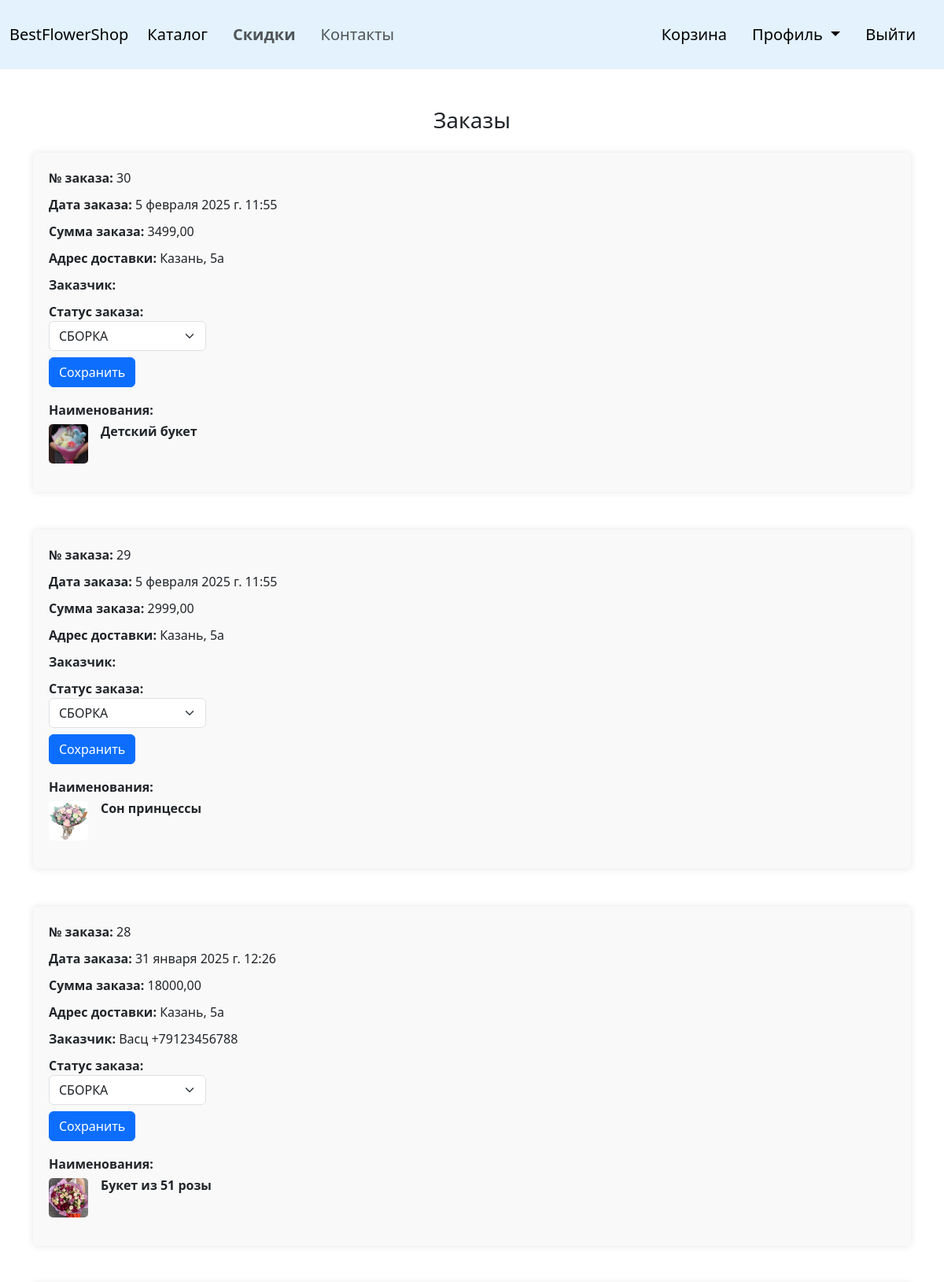
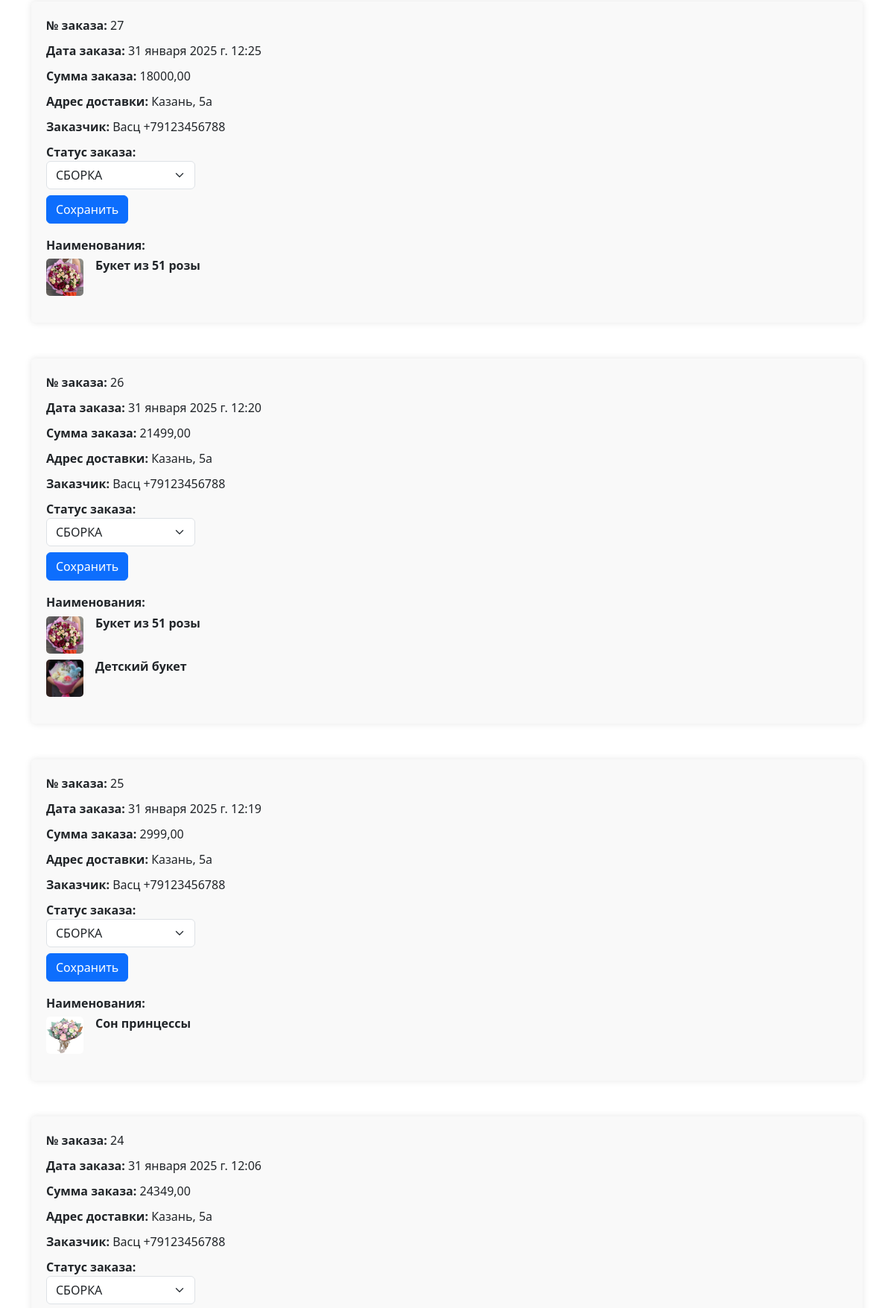
The page /users_orders/ (signed in, upper part) on the database its author committed (2 pictures, top to bottom).
### order/models.py (models this page shows, shortened)
class Order(models.Model):
    STATUS_CHOICES = [
        ('СБОРКА', 'На сборке'),
        ('В ПУТИ', 'В доставке'),
        ('ВЫПОЛННЕН', 'Выполнен'),
        ('ОТМЕНЕН', 'Отменен'),
    ]
    user = models.ForeignKey(CustomUser, on_delete=models.CASCADE)
    delivery_address = models.CharField(max_length=255)
    phone_number = models.CharField(max_length=20)
    products = models.ManyToManyField(Flower, through='OrderProduct')
    sum = models.DecimalField(max_digits=10, decimal_places=2)
    status = models.CharField(max_length=10, choices=STATUS_CHOICES, default='СБОРКА')
    date = models.DateTimeField()

### catalog/models.py (models this page shows, shortened)
class Flower(models.Model):
    name = models.CharField(max_length=100, verbose_name="Название товара")
    description = models.TextField(verbose_name="Описание")
    price = models.DecimalField(verbose_name="Цена", max_digits=10, decimal_places=2)
    availability = models.IntegerField(verbose_name="Доступно к заказу")
    picture = models.ImageField(upload_to = 'catalog/static/catalog/img', verbose_name="Изображение")
    class Meta:
        verbose_name = "Цветок"
        verbose_name_plural = "Цветы"

### users/models.py (models this page shows)
class CustomUser(AbstractUser):
    name = models.CharField(max_length=100, verbose_name="Имя",default='')
    phone = models.CharField(max_length=20, verbose_name="Телефон",default='')

### users/views.py (the view)
# urls.py: path('users_orders/', views.users_orders, name='users_orders'),
def users_orders(request):
    if request.user.is_superuser:
        orders_ready_or_cancelled = Order.objects.filter(
            Q(status="ВЫПОЛНЕН") | Q(status="ОТМЕНЕН")
        )
        orders_in_work = Order.objects.filter(
            Q(status="СБОРКА") | Q(status="В ПУТИ")
        )
        return render(request, 'users/orders_for_admin.html',
                  {'orders_ready_or_cancelled': orders_ready_or_cancelled,
                   'orders_in_work':orders_in_work})
    else:
        user = request.user
        my_orders = Order.objects.filter(user=user)
        return render(request, 'users/my_orders.html', {'my_orders': my_orders})

### catalog/templatetags/my_filters.py (called while the page is built)
@register.filter
def slice_from_eighth(value):
    return value[8:]

### users/templates/users/orders_for_admin.html (shortened to what this page needs)
{% extends 'catalog/layout.html' %}
{% load static %}
 {% load my_filters %}
{% block content %}
<div class="container mt-5">
    <h3 class="mb-4 text-center">Заказы</h3>
    {% if orders_in_work %}
        {% for order in orders_in_work|dictsortreversed:"date" %}
            <div class="order mb-5">
                <div class="order-header mb-3">
                    <div><strong>№ заказа:</strong> {{ order.id }}</div>
                    <div><strong>Дата заказа:</strong> {{ order.date }}</div>
                    <div><strong>Сумма заказа:</strong> {{ order.sum }}</div>
                    <div><strong>Адрес доставки:</strong> {{ order.delivery_address }}</div>
                    <div><strong>Заказчик:</strong> {{order.user.name}} {{ order.user.phone }}</div>
                    {% include 'users/change_status.html' %}
                </div>
                <div class="order-products">
                    <h5>Наименования:</h5>
                    <ul class="list-unstyled">
                        {% for product in order.products.all %}
                            <li class="d-flex align-items-start my-2">
                                <img src="{{ product.picture.url|slice_from_eighth }}" alt="{{ product.name }}" class="me-3" width="50">
                                <div>
                                    <h5 class="mt-0 mb-1 product-name">{{ product.name }}</h5>
                                </div>
                            </li>
                        {% endfor %}
                    </ul>
                </div>
            </div>
        {% endfor %}
    {% endif %}
</div>
{% endblock %}

### users/templates/users/change_status.html (shortened to what this page needs)
<div style="width:200px">
    <strong>Статус заказа:</strong>
    <select id="orderStatus_{{ order.id }}" class="form-select">
        <option value="СБОРКА" {% if order.status == "СБОРКА" %}selected{% endif %}>СБОРКА</option>
    </select>
    <button class="btn btn-primary mt-2" onclick="updateOrderStatus({{ order.id }})">Сохранить</button>
</div>

### users/templates/users/orders_for_admin.html (style rules this page uses)
.order { background-color: #f9f9f9; padding: 20px; border-radius: 5px; box-shadow: 0 0 10px rgba(0, 0, 0, 0.1); }
.order-header div { margin-bottom: 10px; }
.order-products h5 { margin-top: 20px; font-weight: bold; font-size: 1rem; }
.order-products img { border-radius: 5px; }
.product-name { font-size: 0.9rem; }

### rows shown on the page
Order: id "30", date "5 февраля 2025 г. 11:55", sum "3499,00", delivery_address "Казань, 5а", status+id "СБОРКА"
Flower: picture (picture), name "Детский букет"
Order: id "29", date "5 февраля 2025 г. 11:55", sum "2999,00", delivery_address "Казань, 5а", status+id "СБОРКА"
Flower: picture (picture), name "Сон принцессы"
Order: id "28", date "31 января 2025 г. 12:26", sum "18000,00", delivery_address "Казань, 5а", user.name "Васц", user.phone "+79123456788", status+id "СБОРКА"
Flower: picture (picture), name "Букет из 51 розы"
Order: id "27", date "31 января 2025 г. 12:25", sum "18000,00", delivery_address "Казань, 5а", user.name "Васц", user.phone "+79123456788", status+id "СБОРКА"
Order: id "26", date "31 января 2025 г. 12:20", sum "21499,00", delivery_address "Казань, 5а", user.name "Васц", user.phone "+79123456788", status+id "СБОРКА"
Order: id "25", date "31 января 2025 г. 12:19", sum "2999,00", delivery_address "Казань, 5а", user.name "Васц", user.phone "+79123456788", status+id "СБОРКА"
Order: id "24", date "31 января 2025 г. 12:06", sum "24349,00", delivery_address "Казань, 5а", user.name "Васц", user.phone "+79123456788", status+id "СБОРКА"
